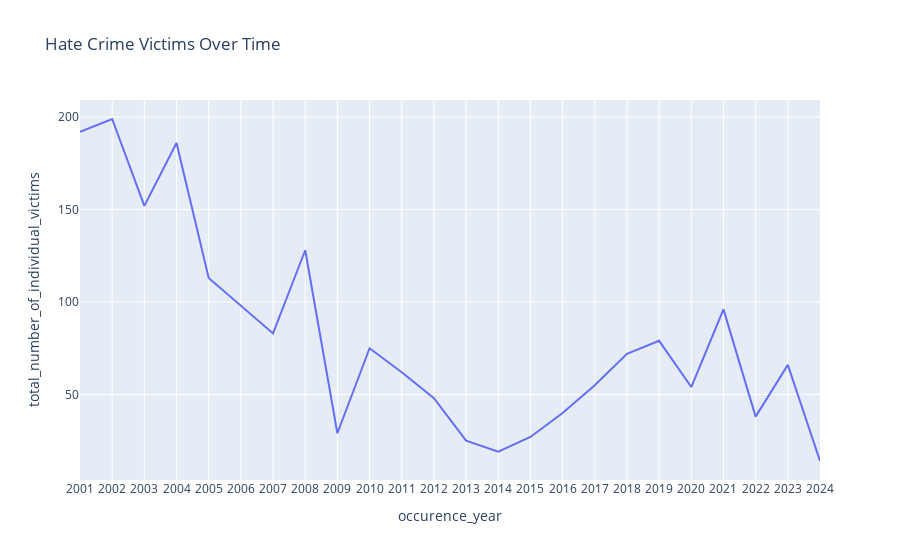

The code cell stored with this chart in its notebook:
### Code cell
num_victims = trimmed_data[['occurence_month', 'total_number_of_individual_victims']].copy()
num_victims['occurence_year'] = num_victims['occurence_month'].apply(lambda x: x[:4])
num_victims = num_victims.groupby('occurence_year')['total_number_of_individual_victims'].sum().reset_index()

fig = px.line(num_victims, x="occurence_year", y='total_number_of_individual_victims', title='Hate Crime Victims Over Time',
              labels={'x': 'Date', 'Hate Crimes': 'Number of Hate Crimes'})
fig.show()

### Figure 1 — Plotly figure (JSON) as saved in the notebook; plotly's stock layout.template omitted (floating-point values rounded to 4 significant figures)
{"data": [{"hovertemplate": "occurence_year=%{x}<br>total_number_of_individual_victims=%{y}<extra></extra>", "legendgroup": "", "line": {"color": "#636efa", "dash": "solid"}, "marker": {"symbol": "circle"}, "mode": "lines", "name": "", "orientation": "v", "showlegend": false, "type": "scatter", "x": ["2001", "2002", "2003", "2004", "2005", "2006", "2007", "2008", "2009", "2010", "2011", "2012", "2013", "2014", "2015", "2016", "2017", "2018", "2019", "2020", "2021", "2022", "2023", "2024"], "xaxis": "x", "y": [192, 199, 152, 186, 113, 98, 83, 128, 29, 75, 62, 48, 25, 19, 27, 40, 55, 72, 79, 54, 96, 38, 66, 14], "yaxis": "y"}], "layout": {"legend": {"tracegroupgap": 0}, "title": {"text": "Hate Crime Victims Over Time"}, "xaxis": {"anchor": "y", "domain": [0, 1], "title": {"text": "occurence_year"}}, "yaxis": {"anchor": "x", "domain": [0, 1], "title": {"text": "total_number_of_individual_victims"}}}}
